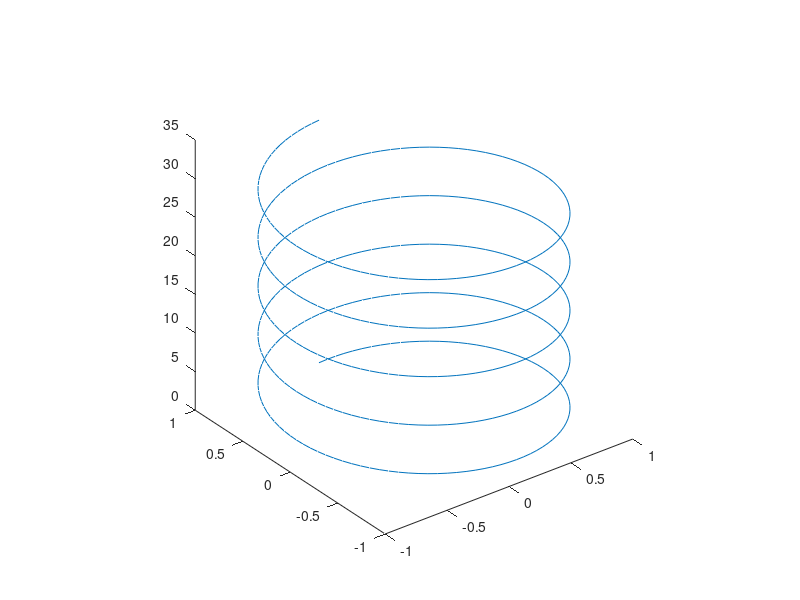

Here is the MATLAB script that generated this plot: (Note: this script raises an error after producing the figure.)
%=============================================================================
% Copyright (c) 2016-present Allan CORNET (Nelson)
%=============================================================================
% This file is part of the Nelson.
%=============================================================================
% LICENCE_BLOCK_BEGIN
% SPDX-License-Identifier: LGPL-3.0-or-later
% LICENCE_BLOCK_END
%=============================================================================
% <--ADV-CLI MODE-->
%=============================================================================
f  = figure();
t = 0:pi/50:10*pi;
L = plot3(sin(t), cos(t), t);
axis square
assert_istrue(isgraphics(L, 'line'));
P = properties(L);
REF = {'Children';       
'Color';          
'DisplayName';    
'LineStyle';      
'LineWidth';      
'Marker';         
'MarkerEdgeColor';
'MarkerFaceColor';
'MarkerSize';     
'Parent';         
'Tag';            
'Type';           
'UserData';       
'Visible';        
'XData';          
'XDataMode';      
'YData';          
'ZData'};
assert_isequal(P, REF);
%=============================================================================
f  = figure();
t = 0:0.1:10*pi;
r = linspace (0, 1, length(t));
z = linspace (0, 1, length(t));
h = plot3 (r .* cos (t), r .* sin (t), z);
ylabel ('r .* sin (t)');
xlabel ('r .* cos (t)');
zlabel ('z');
title (_('plot3 display of 3-D helix'));
axis square
%=============================================================================
